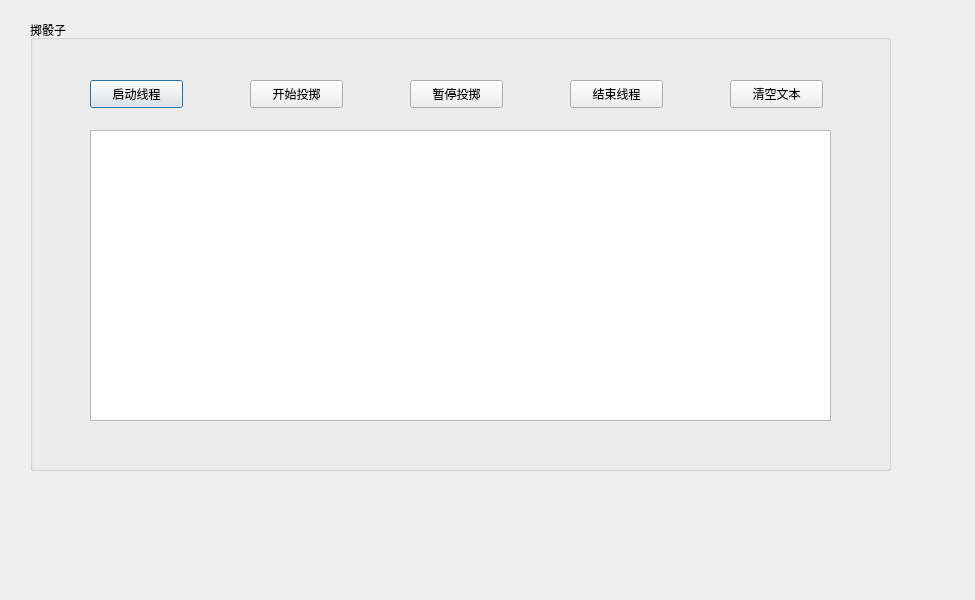
<?xml version="1.0" encoding="UTF-8"?>
<ui version="4.0">
 <class>Dialog</class>
 <widget class="QDialog" name="Dialog">
  <property name="geometry">
   <rect>
    <x>0</x>
    <y>0</y>
    <width>975</width>
    <height>600</height>
   </rect>
  </property>
  <property name="windowTitle">
   <string>Dialog</string>
  </property>
  <widget class="QGroupBox" name="groupBox">
   <property name="geometry">
    <rect>
     <x>30</x>
     <y>20</y>
     <width>861</width>
     <height>451</height>
    </rect>
   </property>
   <property name="title">
    <string>掷骰子</string>
   </property>
   <widget class="QPushButton" name="startButton">
    <property name="geometry">
     <rect>
      <x>60</x>
      <y>60</y>
      <width>93</width>
      <height>28</height>
     </rect>
    </property>
    <property name="text">
     <string>启动线程</string>
    </property>
   </widget>
   <widget class="QPushButton" name="beginButton">
    <property name="geometry">
     <rect>
      <x>220</x>
      <y>60</y>
      <width>93</width>
      <height>28</height>
     </rect>
    </property>
    <property name="text">
     <string>开始投掷</string>
    </property>
   </widget>
   <widget class="QPushButton" name="pauseButton">
    <property name="geometry">
     <rect>
      <x>380</x>
      <y>60</y>
      <width>93</width>
      <height>28</height>
     </rect>
    </property>
    <property name="text">
     <string>暂停投掷</string>
    </property>
   </widget>
   <widget class="QPushButton" name="finishButton">
    <property name="geometry">
     <rect>
      <x>540</x>
      <y>60</y>
      <width>93</width>
      <height>28</height>
     </rect>
    </property>
    <property name="text">
     <string>结束线程</string>
    </property>
   </widget>
   <widget class="QPushButton" name="clearButton">
    <property name="geometry">
     <rect>
      <x>700</x>
      <y>60</y>
      <width>93</width>
      <height>28</height>
     </rect>
    </property>
    <property name="text">
     <string>清空文本</string>
    </property>
   </widget>
   <widget class="QTextBrowser" name="textBrowser">
    <property name="geometry">
     <rect>
      <x>60</x>
      <y>110</y>
      <width>741</width>
      <height>291</height>
     </rect>
    </property>
   </widget>
  </widget>
 </widget>
 <resources/>
 <connections/>
</ui>
